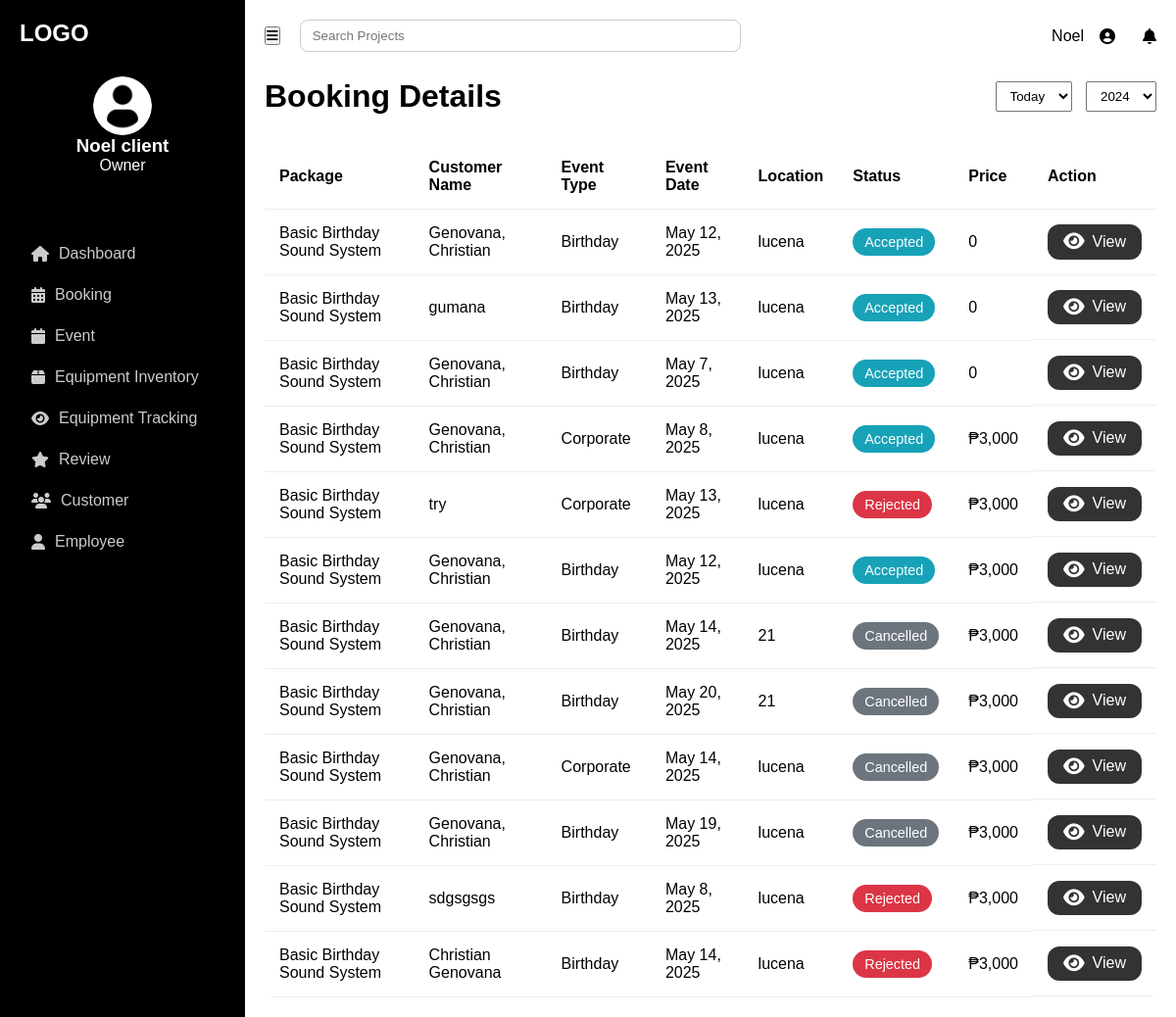
Page /accounts/booking/ (signed in) on the earlier database version.
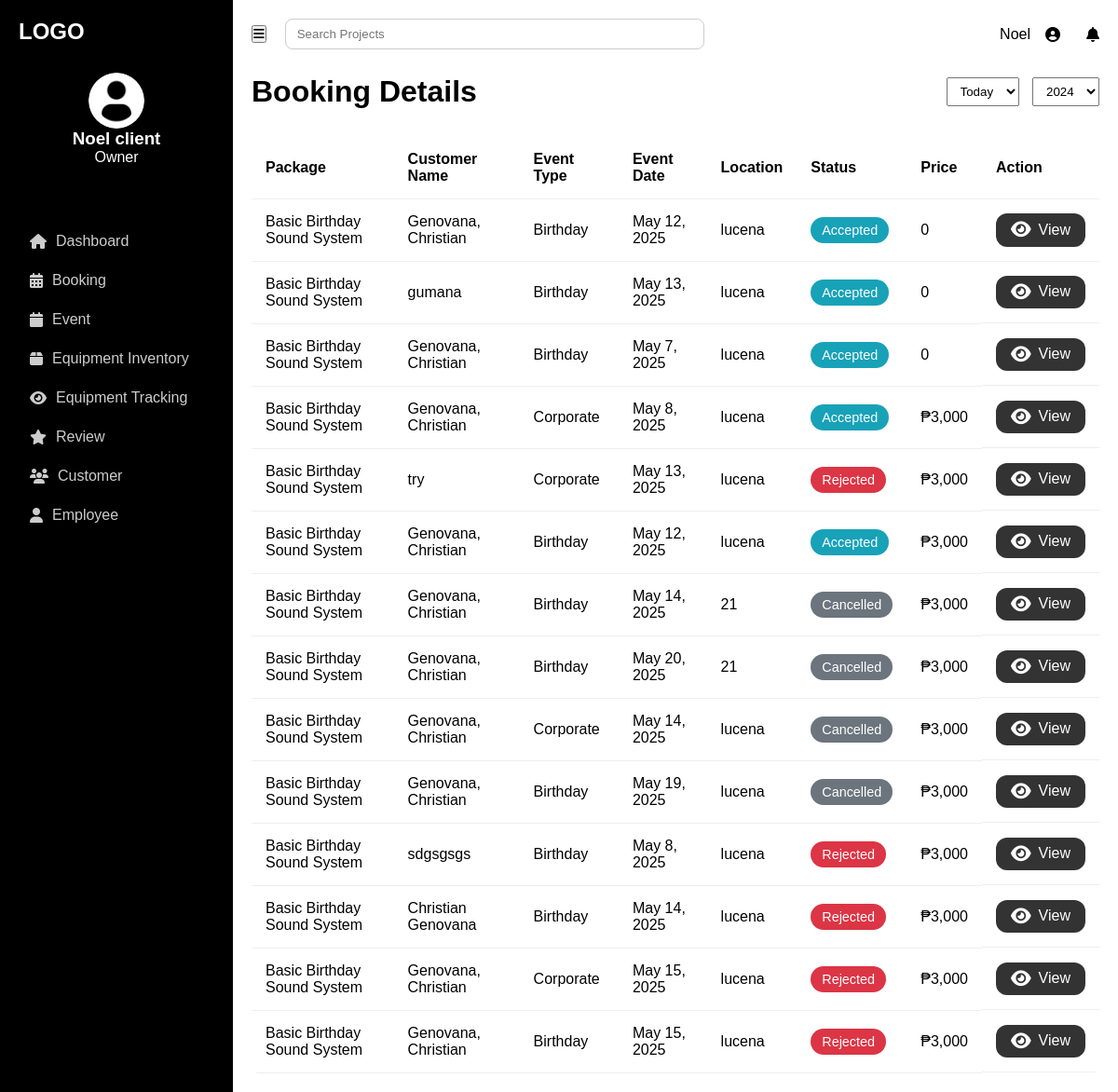
Same page on the later database version.
### accounts/models.py (models this page shows, shortened)
class Booking(models.Model):
    user = models.ForeignKey(User, on_delete=models.CASCADE)
    package = models.ForeignKey('ServicePackage', on_delete=models.CASCADE)
    full_name = models.CharField(max_length=100)
    email = models.EmailField()
    contact_number = models.CharField(max_length=20)
    event_date = models.DateField()
    event_time = models.TimeField()
    event_type = models.CharField(max_length=100)
    location = models.CharField(max_length=255)
    audience_size = models.IntegerField()
    status = models.CharField(max_length=50, default='Processing')
    price = models.CharField(max_length=20)  # Added price
    created_at = models.DateTimeField(auto_now_add=True, null=True)  # ✅ Add this here
    created_at = models.DateTimeField(default=timezone.now)

class ServicePackage(models.Model):
    title = models.CharField(max_length=100)
    description = models.TextField()
    price = models.CharField(max_length=20)

### accounts/views.py (the view)
    def wrapper(request, *args, **kwargs):
        if not request.user.is_authenticated:
            print("User is not authenticated.")  # Debugging line
            return redirect("login")
        if not request.user.is_staff and not request.user.is_superuser:
            print(f"User {request.user.username} does not have admin privileges.")  # Debugging line
            raise PermissionDenied  # User is denied access
        return view_func(request, *args, **kwargs)

### accounts/views.py (called while the page is built)
def admin_only(view_func):
    def wrapper(request, *args, **kwargs):
        if not request.user.is_authenticated:
            print("User is not authenticated.")  # Debugging line
            return redirect("login")
        if not request.user.is_staff and not request.user.is_superuser:
            print(f"User {request.user.username} does not have admin privileges.")  # Debugging line
            raise PermissionDenied  # User is denied access
        return view_func(request, *args, **kwargs)
    return wrapper

@login_required
@admin_only  # Restrict to admin users
def booking(request):
    bookings = Booking.objects.all()  # Fetch all bookings for admin
    return render(request, 'client/booking.html', {'bookings': bookings})

### accounts/templates/client/booking.html (shortened to what this page needs)
{% extends 'client-base.html' %}
{% block content %}
<header class="header">
    <h1>Booking Details</h1>
    <div class="filters">
      <select><option>Today</option></select>
      <select><option>2024</option></select>
    </div>
</header>
<table class="booking-table">
    <thead>
<tr>
    <th>Package</th>
    <th>Customer Name</th>
    <th>Event Type</th>
    <th>Event Date</th>
    <th>Location</th>
    <th>Status</th>
    <th>Price</th>
    <th>Action</th>
</tr>
</thead>
    <tbody>
    {% for booking in bookings %}
        <tr>
            <td>{{ booking.package.title }}</td>
            <td>{{ booking.full_name }}</td>
            <td>{{ booking.event_type }}</td>
            <td>{{ booking.event_date }}</td>
            <td>{{ booking.location }}</td>
            <td>
                    <span class="badge
                            {% if booking.status == 'Processing' %}processing
                            {% elif booking.status == 'Accepted' %}accepted
                            {% elif booking.status == 'Rejected' %}rejected
                            {% elif booking.status == 'Cancelled' %}cancelled
                            {% else %}not-processed{% endif %}">
                            {{ booking.status }}
                        </span>
            </td>
            <td>{{ booking.price }}</td>
            <td class="actions">
                <a href="{% url 'view_booking' booking.id %}" class="view">
                    <i class="fa fa-eye"></i> View
                </a>
            </td>
        </tr>
    {% empty %}
        <tr>
            <td colspan="8">You have no bookings yet.</td>
        </tr>
    {% endfor %}
</tbody>
</table>
{% endblock %}

### accounts/templates/client-base.html (shortened to what this page needs)
<!DOCTYPE html>
<html lang="en">
<head>
  <link rel="stylesheet" href="https://cdnjs.cloudflare.com/ajax/libs/font-awesome/6.5.0/css/all.min.css" />
  {% load static %}
</head>
<body>
  <div class="container">
    <aside class="sidebar">
      <div class="logo">LOGO</div>
      <div class="user">
        <div class="avatar">
          <img src="{% static 'images/profile-icon.png' %}" alt="Avatar Icon" class="white-icon" />
        </div>
        <h3>{{ request.user.first_name }} {{ request.user.last_name }}</h3>
        <p>Owner</p>
      </div>
      <nav class="nav">
        <a href="{% url 'dashboard' %}"><i class="fas fa-home"></i> Dashboard</a>
        <a href="{% url 'booking' %}"><i class="fas fa-calendar-alt"></i> Booking</a>
        <a href="{% url 'event' %}"><i class="fas fa-calendar"></i> Event</a>
        <a href="{% url 'equipment' %}"><i class="fas fa-box"></i> Equipment Inventory</a>
        <a href="{% url 'tracking' %}"><i class="fas fa-eye"></i> Equipment Tracking</a>
        <a href="{% url 'reviews' %}"><i class="fas fa-star"></i> Review</a>
        <a href="{% url 'customer' %}"><i class="fas fa-users"></i> Customer</a>
        <a href="{% url 'employee' %}"><i class="fas fa-user"></i> Employee</a>
      </nav>
    </aside>
    <main class="main">
      <div class="topbar">
        <button class="menu-btn"><i class="fas fa-bars"></i></button>
        <input type="text" placeholder="Search Projects" class="search-bar" />
        <div class="user-info" id="topbarDropdownToggle">
          <span>{{ request.user.first_name }}</span>
          <i class="fas fa-user-circle"></i>
          <i class="fas fa-bell"></i>
        </div>
      </div>
      {% block content %}{% endblock %}
    </main>
  </div>
</body>
</html>

### accounts/templates/client-base.html (style rules this page uses)
* { margin: 0; padding: 0; box-sizing: border-box; }
body { font-family: 'Arial', sans-serif; background: #fff; color: #000; display: flex; height: 100vh; overflow: hidden; }
.container { display: flex; width: 100%; }
.sidebar { background: #000000; color: #fff; width: 250px; padding: 20px; display: flex; flex-direction: column; height: 100vh; position: fixed; }
.logo { font-size: 24px; font-weight: bold; margin-bottom: 30px; }
.user { text-align: center; margin-bottom: 30px; }
.avatar img { width: 60px; height: 60px; border-radius: 50%; object-fit: cover; display: block; margin: 0 auto; }
.white-icon { width: 60px; height: 60px; filter: brightness(0) invert(1); }
.nav { margin-top: 30px; }
.nav a { display: flex; align-items: center; gap: 10px; padding: 12px; color: #ccc; text-decoration: none; border-radius: 8px; }
.main { flex-grow: 1; padding: 20px; margin-left: 250px; overflow-y: auto; }
.topbar { display: flex; align-items: center; justify-content: space-between; }
.search-bar { width: 450px; padding: 8px 12px; border-radius: 8px; border: 1px solid #ccc; margin-left: 20px; margin-right: auto; }
.user-info { display: flex; align-items: center; gap: 16px; position: relative; cursor: pointer; }
.user-info i:first-of-type { margin-right: 12px; }

### accounts/templates/client/booking.html (style rules this page uses)
.header { display: flex; justify-content: space-between; align-items: center; margin-top: 3%; }
.filters select { padding: 6px 10px; margin-left: 10px; }
.booking-table { width: 100%; margin-top: 30px; border-collapse: collapse; background-color: white; border-radius: 8px; overflow: hidden; }
.booking-table th, .booking-table td { padding: 15px; text-align: left; border-bottom: 1px solid #eee; }
.badge { padding: 6px 12px; border-radius: 20px; font-size: 0.9em; color: white; }
.cancelled { background-color: #6c757d; }
.accepted { background-color: #17a2b8; }
.rejected { background-color: #dc3545; }
.actions { display: flex; justify-content: flex-start; gap: 10px; }
.actions a { padding: 8px 16px; border-radius: 12px; font-size: 1em; color: white; cursor: pointer; text-decoration: none; display: inline-flex; align-items: center; gap: 8px; }
.actions .view { background-color: #333; }
.actions i { font-size: 1.2em; }

Differences in the rows shown:
added Booking: package "Basic Birthday Sound System", full_name "Genovana, Christian", event_type "Corporate", event_date "May 15, 2025", location "lucena", status "Rejected", price "₱3,000"
added Booking: package "Basic Birthday Sound System", full_name "Genovana, Christian", event_type "Birthday", event_date "May 15, 2025", location "lucena", status "Rejected", price "₱3,000"
